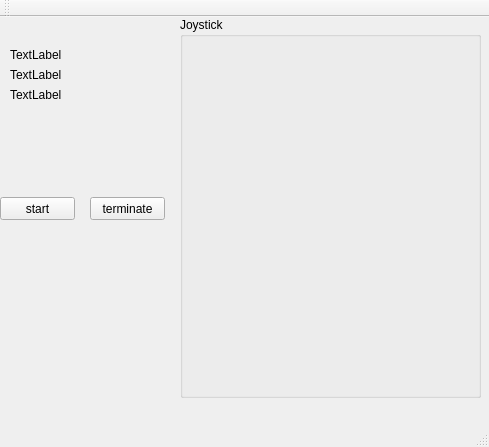
<?xml version="1.0" encoding="UTF-8"?>
<ui version="4.0">
 <class>Control</class>
 <widget class="QMainWindow" name="Control">
  <property name="geometry">
   <rect>
    <x>0</x>
    <y>0</y>
    <width>489</width>
    <height>447</height>
   </rect>
  </property>
  <property name="windowTitle">
   <string>Control</string>
  </property>
  <widget class="QWidget" name="centralWidget">
   <widget class="QPushButton" name="pushButton">
    <property name="geometry">
     <rect>
      <x>0</x>
      <y>180</y>
      <width>75</width>
      <height>23</height>
     </rect>
    </property>
    <property name="text">
     <string>start</string>
    </property>
   </widget>
   <widget class="QLabel" name="label">
    <property name="geometry">
     <rect>
      <x>10</x>
      <y>30</y>
      <width>161</width>
      <height>16</height>
     </rect>
    </property>
    <property name="text">
     <string>TextLabel</string>
    </property>
   </widget>
   <widget class="QLabel" name="label_2">
    <property name="geometry">
     <rect>
      <x>10</x>
      <y>50</y>
      <width>161</width>
      <height>16</height>
     </rect>
    </property>
    <property name="text">
     <string>TextLabel</string>
    </property>
   </widget>
   <widget class="QLabel" name="label_3">
    <property name="geometry">
     <rect>
      <x>10</x>
      <y>70</y>
      <width>161</width>
      <height>16</height>
     </rect>
    </property>
    <property name="text">
     <string>TextLabel</string>
    </property>
   </widget>
   <widget class="QPushButton" name="pushButton_2">
    <property name="geometry">
     <rect>
      <x>90</x>
      <y>180</y>
      <width>75</width>
      <height>23</height>
     </rect>
    </property>
    <property name="text">
     <string>terminate</string>
    </property>
   </widget>
   <widget class="QGroupBox" name="groupBox_3">
    <property name="geometry">
     <rect>
      <x>180</x>
      <y>0</y>
      <width>301</width>
      <height>381</height>
     </rect>
    </property>
    <property name="title">
     <string>Joystick</string>
    </property>
    <widget class="QLabel" name="joystick">
     <property name="geometry">
      <rect>
       <x>30</x>
       <y>10</y>
       <width>261</width>
       <height>371</height>
      </rect>
     </property>
     <property name="text">
      <string/>
     </property>
     <property name="pixmap">
      <pixmap>../UR/Ur/picture/joystick.PNG</pixmap>
     </property>
    </widget>
    <widget class="QLabel" name="b8">
     <property name="geometry">
      <rect>
       <x>30</x>
       <y>100</y>
       <width>151</width>
       <height>191</height>
      </rect>
     </property>
     <property name="text">
      <string/>
     </property>
     <property name="pixmap">
      <pixmap>../UR/Ur/picture/b8.png</pixmap>
     </property>
    </widget>
    <widget class="QLabel" name="b9">
     <property name="geometry">
      <rect>
       <x>30</x>
       <y>110</y>
       <width>141</width>
       <height>171</height>
      </rect>
     </property>
     <property name="text">
      <string/>
     </property>
     <property name="pixmap">
      <pixmap>../UR/Ur/picture/b9.png</pixmap>
     </property>
    </widget>
    <widget class="QLabel" name="b10">
     <property name="geometry">
      <rect>
       <x>9</x>
       <y>214</y>
       <width>81</width>
       <height>71</height>
      </rect>
     </property>
     <property name="text">
      <string/>
     </property>
     <property name="pixmap">
      <pixmap>../UR/Ur/picture/b10.png</pixmap>
     </property>
    </widget>
    <widget class="QLabel" name="b14">
     <property name="geometry">
      <rect>
       <x>177</x>
       <y>219</y>
       <width>101</width>
       <height>81</height>
      </rect>
     </property>
     <property name="text">
      <string/>
     </property>
     <property name="pixmap">
      <pixmap>../UR/Ur/picture/b14.png</pixmap>
     </property>
    </widget>
    <widget class="QLabel" name="b15">
     <property name="geometry">
      <rect>
       <x>196</x>
       <y>227</y>
       <width>101</width>
       <height>51</height>
      </rect>
     </property>
     <property name="text">
      <string/>
     </property>
     <property name="pixmap">
      <pixmap>../UR/Ur/picture/b15.png</pixmap>
     </property>
    </widget>
    <widget class="QLabel" name="b16">
     <property name="geometry">
      <rect>
       <x>210</x>
       <y>220</y>
       <width>131</width>
       <height>61</height>
      </rect>
     </property>
     <property name="text">
      <string/>
     </property>
     <property name="pixmap">
      <pixmap>../UR/Ur/picture/b16.png</pixmap>
     </property>
    </widget>
   </widget>
  </widget>
  <widget class="QMenuBar" name="menuBar">
   <property name="geometry">
    <rect>
     <x>0</x>
     <y>0</y>
     <width>489</width>
     <height>23</height>
    </rect>
   </property>
  </widget>
  <widget class="QToolBar" name="mainToolBar">
   <attribute name="toolBarArea">
    <enum>TopToolBarArea</enum>
   </attribute>
   <attribute name="toolBarBreak">
    <bool>false</bool>
   </attribute>
  </widget>
  <widget class="QStatusBar" name="statusBar"/>
 </widget>
 <layoutdefault spacing="6" margin="11"/>
 <resources/>
 <connections/>
</ui>
